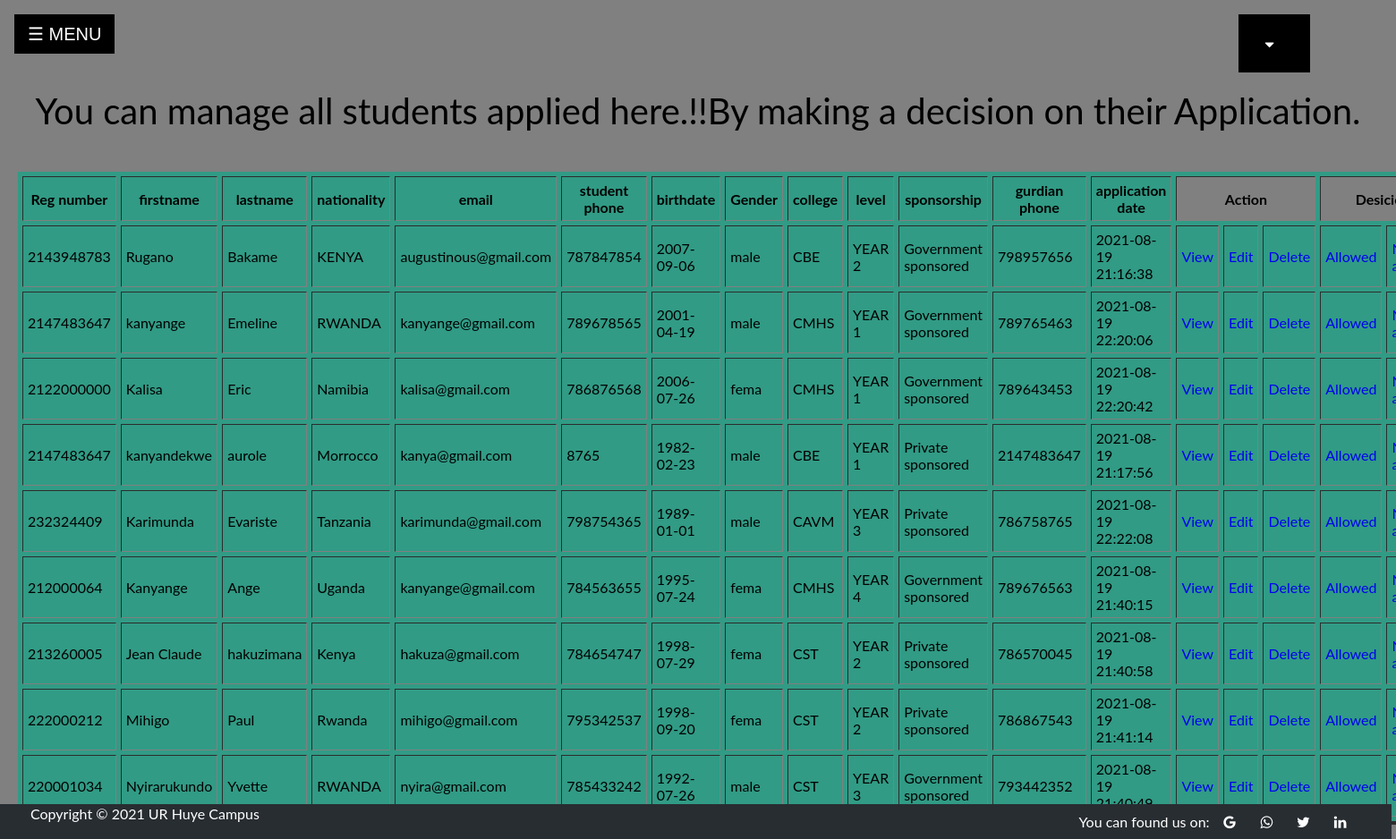
/hostel/retrieveapp.php, run on the app's committed database.
### tables this page shows
CREATE TABLE `applied` (
  `Id` int(255) NOT NULL,
  `Reg_number` int(255) NOT NULL,
  `firstname` varchar(25) NOT NULL,
  `lastname` varchar(25) NOT NULL,
  `nationality` varchar(30) NOT NULL,
  `email` varchar(50) NOT NULL,
  `phonenumber` int(10) NOT NULL,
  `birthdate` date NOT NULL,
  `gender` varchar(10) NOT NULL,
  `college` varchar(20) NOT NULL,
  `level` varchar(255) NOT NULL,
  `sponsorship` varchar(50) NOT NULL,
  `guardian_phone` int(10) NOT NULL,
  `Decision` varchar(30) NOT NULL,
  `hostel_name` varchar(120) NOT NULL,
  `appl_date` timestamp NOT NULL DEFAULT current_timestamp() ON UPDATE current_timestamp(),
  `room` int(11) NOT NULL
);

### hostel/retrieveapp.php (the view, shortened to what this page needs)
<!DOCTYPE html>
	<html>
	<head>
	 	</head>
	<body>
<?php
include('sidenav.php');
include("account_logout.php");
?>
<?php
$servername = "localhost";
$username = "root";
$password = "";
$dbname = "usersaccounts";
$conn = mysqli_connect($servername, $username, $password, $dbname);
$sql = "SELECT * FROM applied";
$result = mysqli_query($conn,$sql);
if(!$result) {
	 echo "Something is wrong".mysqli_error($con);}
	 else{?><center style="font-size: 2.5em;">
		<p>You can manage all students applied here.!!By making a decision on their Application.</p>
   </center>
<table border="4"cellpadding="5" cellspacing="5" style="width: 1280px;">
			   <tr>
	 	          <th>Reg number</th>
	 	            <th>firstname</th>
				  <th>lastname</th>
				  <th>nationality</th>
				  <th>email</th>
				  <th>student phone</th>
				   <th>birthdate</th>
				  <th>Gender</th>
				  <th>college</th>
				  <th>level</th>
				  <th>sponsorship</th>
				  <th>gurdian phone</th>
				  <th>application date</th>
				  <th colspan="3"style="background-color: gray;">Action</th>
				  <th colspan="2" style="background-color: gray;">Desicion</th>
			   </tr>
			<?php
    while($row = mysqli_fetch_assoc($result)) {?>
<tr>
	<td><?php echo $row["Reg_number"]; ?></td>
   <td><?php echo $row["firstname"]; ?></td>
   <td><?php echo $row["lastname"]; ?></td>
   <td><?php echo $row["nationality"]; ?></td>
   <td><?php echo $row["email"]; ?></td>
   <td><?php echo $row["phonenumber"]; ?></td>
   <td><?php echo $row["birthdate"]; ?></td>
   <td><?php echo $row["gender"]; ?></td>
   <td><?php echo $row["college"]; ?></td>
     <td><?php echo $row["level"]; ?></td>
   <td><?php echo $row["sponsorship"]; ?></td>
   <td><?php echo $row["guardian_phone"]; ?></td>
   <td><?php echo $row["appl_date"]; ?></td>
		<td ><a href="udetails.php?id=<?php echo $row['Id']; ?>">View</a></td>
					<td ><a href="update.php?id=<?php echo $row['Id']; ?>">Edit</a></td>
					<td ><a href="uDelete.php?id=<?php echo $row['Id']; ?>">Delete</a></td>
					<td><a href="allow.php?id=<?php echo $row['Id']; ?>&decision=allowed">Allowed</a></td>
					<td><a href="allow.php?id=<?php echo $row['Id']; ?>&decision=notallowed">Not allowed</a></td>
				</tr>
				<?php
			}
			echo "</table>";
	   }
?>
<?php
include('footer.php');
?>
</body>
	</html>

### hostel/retrieveapp.php (style rules this page uses)
table { background-color:rgb(49, 155, 133); }
body { background-color: gray; }
table a { text-decoration: none; }

### hostel/account_logout.php (style rules this page uses)
body { margin:0;font-family:Arial }

### hostel/footer.php (style rules this page uses)
body { font-family: "Lato", sans-serif; }

### data on the page
applied: Reg_number "2143948783", firstname "Rugano", lastname "Bakame", nationality "KENYA", email "augustinous@gmail.com", phonenumber "787847854", birthdate "2007-09-06", gender "male", college "CBE", level "YEAR 2", sponsorship "Government sponsored", guardian_phone "798957656", appl_date "2021-08-19 21:16:38"
applied: Reg_number "2147483647", firstname "kanyange", lastname "Emeline", nationality "RWANDA", email "kanyange@gmail.com", phonenumber "789678565", birthdate "2001-04-19", gender "male", college "CMHS", level "YEAR 1", sponsorship "Government sponsored", guardian_phone "789765463", appl_date "2021-08-19 22:20:06"
applied: Reg_number "2122000000", firstname "Kalisa", lastname "Eric", nationality "Namibia", email "kalisa@gmail.com", phonenumber "786876568", birthdate "2006-07-26", gender "fema", college "CMHS", level "YEAR 1", sponsorship "Government sponsored", guardian_phone "789643453", appl_date "2021-08-19 22:20:42"
applied: Reg_number "2147483647", firstname "kanyandekwe", lastname "aurole", nationality "Morrocco", email "kanya@gmail.com", phonenumber "8765", birthdate "1982-02-23", gender "male", college "CBE", level "YEAR 1", sponsorship "Private sponsored", guardian_phone "2147483647", appl_date "2021-08-19 21:17:56"
applied: Reg_number "232324409", firstname "Karimunda", lastname "Evariste", nationality "Tanzania", email "karimunda@gmail.com", phonenumber "798754365", birthdate "1989-01-01", gender "male", college "CAVM", level "YEAR 3", sponsorship "Private sponsored", guardian_phone "786758765", appl_date "2021-08-19 22:22:08"
applied: Reg_number "212000064", firstname "Kanyange", lastname "Ange", nationality "Uganda", email "kanyange@gmail.com", phonenumber "784563655", birthdate "1995-07-24", gender "fema", college "CMHS", level "YEAR 4", sponsorship "Government sponsored", guardian_phone "789676563", appl_date "2021-08-19 21:40:15"
applied: Reg_number "213260005", firstname "Jean Claude", lastname "hakuzimana", nationality "Kenya", email "hakuza@gmail.com", phonenumber "784654747", birthdate "1998-07-29", gender "fema", college "CST", level "YEAR 2", sponsorship "Private sponsored", guardian_phone "786570045", appl_date "2021-08-19 21:40:58"
applied: Reg_number "222000212", firstname "Mihigo", lastname "Paul", nationality "Rwanda", email "mihigo@gmail.com", phonenumber "795342537", birthdate "1998-09-20", gender "fema", college "CST", level "YEAR 2", sponsorship "Private sponsored", guardian_phone "786867543", appl_date "2021-08-19 21:41:14"
applied: Reg_number "220001034", firstname "Nyirarukundo", lastname "Yvette", nationality "RWANDA", email "nyira@gmail.com", phonenumber "785433242", birthdate "1992-07-26", gender "male", college "CST", level "YEAR 3", sponsorship "Government sponsored", guardian_phone "793442352", appl_date "2021-08-19 21:40:49"
